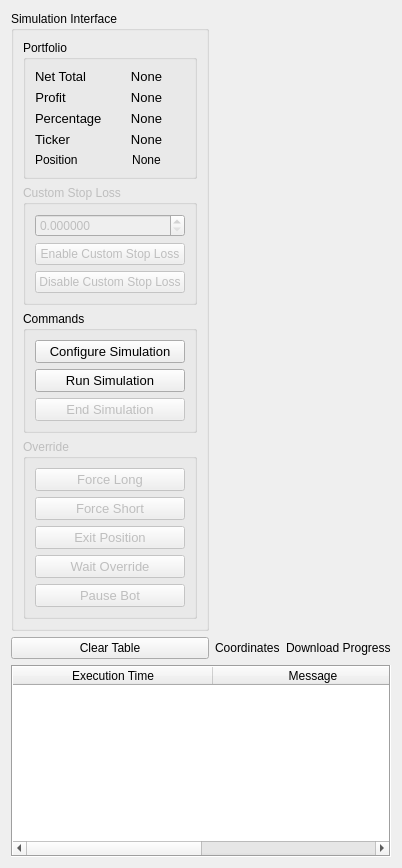
          <widget class="QWidget" name="simulationTab">
           <attribute name="title">
            <string>Simulation</string>
           </attribute>
           <layout class="QGridLayout" name="gridLayout_3">
            <item row="0" column="0">
             <widget class="QGroupBox" name="simulationInterfaceGroup">
              <property name="sizePolicy">
               <sizepolicy hsizetype="Fixed" vsizetype="Fixed">
                <horstretch>0</horstretch>
                <verstretch>0</verstretch>
               </sizepolicy>
              </property>
              <property name="title">
               <string>Simulation Interface</string>
              </property>
              <layout class="QVBoxLayout" name="verticalLayout_6">
               <item>
                <widget class="QGroupBox" name="simulationPortfolioGroupBox">
                 <property name="sizePolicy">
                  <sizepolicy hsizetype="Preferred" vsizetype="Fixed">
                   <horstretch>0</horstretch>
                   <verstretch>0</verstretch>
                  </sizepolicy>
                 </property>
                 <property name="title">
                  <string>Portfolio</string>
                 </property>
                 <layout class="QFormLayout" name="formLayout_2">
                  <item row="0" column="0">
                   <widget class="QLabel" name="simulationNetTotalLabel">
                    <property name="sizePolicy">
                     <sizepolicy hsizetype="Fixed" vsizetype="Fixed">
                      <horstretch>0</horstretch>
                      <verstretch>0</verstretch>
                     </sizepolicy>
                    </property>
                    <property name="font">
                     <font>
                      <pointsize>10</pointsize>
                     </font>
                    </property>
                    <property name="text">
                     <string>Net Total</string>
                    </property>
                    <property name="alignment">
                     <set>Qt::AlignCenter</set>
                    </property>
                   </widget>
                  </item>
                  <item row="0" column="1">
                   <widget class="QLabel" name="simulationNetTotalValue">
                    <property name="sizePolicy">
                     <sizepolicy hsizetype="Preferred" vsizetype="Fixed">
                      <horstretch>0</horstretch>
                      <verstretch>0</verstretch>
                     </sizepolicy>
                    </property>
                    <property name="font">
                     <font>
                      <pointsize>10</pointsize>
                     </font>
                    </property>
                    <property name="text">
                     <string>None</string>
                    </property>
                    <property name="alignment">
                     <set>Qt::AlignCenter</set>
                    </property>
                   </widget>
                  </item>
                  <item row="1" column="0">
                   <widget class="QLabel" name="simulationProfitLabel">
                    <property name="sizePolicy">
                     <sizepolicy hsizetype="Fixed" vsizetype="Fixed">
                      <horstretch>0</horstretch>
                      <verstretch>0</verstretch>
                     </sizepolicy>
                    </property>
                    <property name="font">
                     <font>
                      <pointsize>10</pointsize>
                     </font>
                    </property>
                    <property name="text">
                     <string>Profit</string>
                    </property>
                    <property name="alignment">
                     <set>Qt::AlignCenter</set>
                    </property>
                   </widget>
                  </item>
                  <item row="1" column="1">
                   <widget class="QLabel" name="simulationProfitValue">
                    <property name="sizePolicy">
                     <sizepolicy hsizetype="Preferred" vsizetype="Fixed">
                      <horstretch>0</horstretch>
                      <verstretch>0</verstretch>
                     </sizepolicy>
                    </property>
                    <property name="font">
                     <font>
                      <pointsize>10</pointsize>
                     </font>
                    </property>
                    <property name="text">
                     <string>None</string>
                    </property>
                    <property name="alignment">
                     <set>Qt::AlignCenter</set>
                    </property>
                   </widget>
                  </item>
                  <item row="2" column="0">
                   <widget class="QLabel" name="simulationPercentageLabel">
                    <property name="font">
                     <font>
                      <pointsize>10</pointsize>
                     </font>
                    </property>
                    <property name="text">
                     <string>Percentage</string>
                    </property>
                   </widget>
                  </item>
                  <item row="2" column="1">
                   <widget class="QLabel" name="simulationPercentageValue">
                    <property name="font">
                     <font>
                      <pointsize>10</pointsize>
                     </font>
                    </property>
                    <property name="text">
                     <string>None</string>
                    </property>
                    <property name="alignment">
                     <set>Qt::AlignCenter</set>
                    </property>
                   </widget>
                  </item>
                  <item row="3" column="0">
                   <widget class="QLabel" name="simulationTickerLabel">
                    <property name="font">
                     <font>
                      <pointsize>10</pointsize>
                     </font>
                    </property>
                    <property name="text">
                     <string>Ticker</string>
                    </property>
                   </widget>
                  </item>
                  <item row="3" column="1">
                   <widget class="QLabel" name="simulationTickerValue">
                    <property name="font">
                     <font>
                      <pointsize>10</pointsize>
                     </font>
                    </property>
                    <property name="text">
                     <string>None</string>
                    </property>
                    <property name="alignment">
                     <set>Qt::AlignCenter</set>
                    </property>
                   </widget>
                  </item>
                  <item row="4" column="0">
                   <widget class="QLabel" name="simulationPositionLabel">
                    <property name="text">
                     <string>Position</string>
                    </property>
                   </widget>
                  </item>
                  <item row="4" column="1">
                   <widget class="QLabel" name="simulationPositionValue">
                    <property name="text">
                     <string>None</string>
                    </property>
                    <property name="alignment">
                     <set>Qt::AlignCenter</set>
                    </property>
                   </widget>
                  </item>
                 </layout>
                </widget>
               </item>
               <item>
                <widget class="QGroupBox" name="customSimulationStopLossGroupBox">
                 <property name="enabled">
                  <bool>false</bool>
                 </property>
                 <property name="title">
                  <string>Custom Stop Loss</string>
                 </property>
                 <layout class="QVBoxLayout" name="verticalLayout_9">
                  <item>
                   <widget class="QDoubleSpinBox" name="customSimulationStopLossValue">
                    <property name="decimals">
                     <number>6</number>
                    </property>
                    <property name="maximum">
                     <double>10000000.000000000000000</double>
                    </property>
                   </widget>
                  </item>
                  <item>
                   <widget class="QPushButton" name="enableSimulationCustomStopLossButton">
                    <property name="text">
                     <string>Enable Custom Stop Loss</string>
                    </property>
                   </widget>
                  </item>
                  <item>
                   <widget class="QPushButton" name="disableSimulationCustomStopLossButton">
                    <property name="enabled">
                     <bool>false</bool>
                    </property>
                    <property name="text">
                     <string>Disable Custom Stop Loss</string>
                    </property>
                   </widget>
                  </item>
                 </layout>
                </widget>
               </item>
               <item>
                <widget class="QGroupBox" name="simulationCommandsGroupBox">
                 <property name="sizePolicy">
                  <sizepolicy hsizetype="Preferred" vsizetype="Fixed">
                   <horstretch>0</horstretch>
                   <verstretch>0</verstretch>
                  </sizepolicy>
                 </property>
                 <property name="title">
                  <string>Commands</string>
                 </property>
                 <layout class="QVBoxLayout" name="verticalLayout_5">
                  <item>
                   <widget class="QPushButton" name="configureSimulationButton">
                    <property name="sizePolicy">
                     <sizepolicy hsizetype="Preferred" vsizetype="Fixed">
                      <horstretch>0</horstretch>
                      <verstretch>0</verstretch>
                     </sizepolicy>
                    </property>
                    <property name="font">
                     <font>
                      <pointsize>10</pointsize>
                     </font>
                    </property>
                    <property name="text">
                     <string>Configure Simulation</string>
                    </property>
                   </widget>
                  </item>
                  <item>
                   <widget class="QPushButton" name="runSimulationButton">
                    <property name="sizePolicy">
                     <sizepolicy hsizetype="Preferred" vsizetype="Fixed">
                      <horstretch>0</horstretch>
                      <verstretch>0</verstretch>
                     </sizepolicy>
                    </property>
                    <property name="font">
                     <font>
                      <pointsize>10</pointsize>
                     </font>
                    </property>
                    <property name="text">
                     <string>Run Simulation</string>
                    </property>
                   </widget>
                  </item>
                  <item>
                   <widget class="QPushButton" name="endSimulationButton">
                    <property name="enabled">
                     <bool>false</bool>
                    </property>
                    <property name="sizePolicy">
                     <sizepolicy hsizetype="Preferred" vsizetype="Fixed">
                      <horstretch>0</horstretch>
                      <verstretch>0</verstretch>
                     </sizepolicy>
                    </property>
                    <property name="font">
                     <font>
                      <pointsize>10</pointsize>
                     </font>
                    </property>
                    <property name="text">
                     <string>End Simulation</string>
                    </property>
                   </widget>
                  </item>
                 </layout>
                </widget>
               </item>
               <item>
                <widget class="QGroupBox" name="simulationOverrideGroupBox">
                 <property name="enabled">
                  <bool>false</bool>
                 </property>
                 <property name="sizePolicy">
                  <sizepolicy hsizetype="Preferred" vsizetype="Fixed">
                   <horstretch>0</horstretch>
                   <verstretch>0</verstretch>
                  </sizepolicy>
                 </property>
                 <property name="title">
                  <string>Override</string>
                 </property>
                 <layout class="QVBoxLayout" name="verticalLayout_4">
                  <item>
                   <widget class="QPushButton" name="forceLongSimulationButton">
                    <property name="sizePolicy">
                     <sizepolicy hsizetype="Preferred" vsizetype="Fixed">
                      <horstretch>0</horstretch>
                      <verstretch>0</verstretch>
                     </sizepolicy>
                    </property>
                    <property name="font">
                     <font>
                      <pointsize>10</pointsize>
                     </font>
                    </property>
                    <property name="text">
                     <string>Force Long</string>
                    </property>
                   </widget>
                  </item>
                  <item>
                   <widget class="QPushButton" name="forceShortSimulationButton">
                    <property name="sizePolicy">
                     <sizepolicy hsizetype="Preferred" vsizetype="Fixed">
                      <horstretch>0</horstretch>
                      <verstretch>0</verstretch>
                     </sizepolicy>
                    </property>
                    <property name="font">
                     <font>
                      <pointsize>10</pointsize>
                     </font>
                    </property>
                    <property name="text">
                     <string>Force Short</string>
                    </property>
                   </widget>
                  </item>
                  <item>
                   <widget class="QPushButton" name="exitPositionSimulationButton">
                    <property name="sizePolicy">
                     <sizepolicy hsizetype="Preferred" vsizetype="Fixed">
                      <horstretch>0</horstretch>
                      <verstretch>0</verstretch>
                     </sizepolicy>
                    </property>
                    <property name="font">
                     <font>
                      <pointsize>10</pointsize>
                     </font>
                    </property>
                    <property name="text">
                     <string>Exit Position</string>
                    </property>
                   </widget>
                  </item>
                  <item>
                   <widget class="QPushButton" name="waitOverrideSimulationButton">
                    <property name="sizePolicy">
                     <sizepolicy hsizetype="Preferred" vsizetype="Fixed">
                      <horstretch>0</horstretch>
                      <verstretch>0</verstretch>
                     </sizepolicy>
                    </property>
                    <property name="font">
                     <font>
                      <pointsize>10</pointsize>
                     </font>
                    </property>
                    <property name="text">
                     <string>Wait Override</string>
                    </property>
                   </widget>
                  </item>
                  <item>
                   <widget class="QPushButton" name="pauseBotSimulationButton">
                    <property name="sizePolicy">
                     <sizepolicy hsizetype="Preferred" vsizetype="Fixed">
                      <horstretch>0</horstretch>
                      <verstretch>0</verstretch>
                     </sizepolicy>
                    </property>
                    <property name="font">
                     <font>
                      <pointsize>10</pointsize>
                     </font>
                    </property>
                    <property name="text">
                     <string>Pause Bot</string>
                    </property>
                   </widget>
                  </item>
                 </layout>
                </widget>
               </item>
              </layout>
             </widget>
            </item>
            <item row="2" column="0" colspan="3">
             <widget class="QTableWidget" name="simulationActivityMonitor">
              <property name="sizePolicy">
               <sizepolicy hsizetype="Preferred" vsizetype="Preferred">
                <horstretch>0</horstretch>
                <verstretch>0</verstretch>
               </sizepolicy>
              </property>
              <property name="frameShape">
               <enum>QFrame::Box</enum>
              </property>
              <property name="frameShadow">
               <enum>QFrame::Sunken</enum>
              </property>
              <property name="editTriggers">
               <set>QAbstractItemView::NoEditTriggers</set>
              </property>
              <property name="showGrid">
               <bool>true</bool>
              </property>
              <property name="gridStyle">
               <enum>Qt::SolidLine</enum>
              </property>
              <property name="sortingEnabled">
               <bool>false</bool>
              </property>
              <property name="wordWrap">
               <bool>true</bool>
              </property>
              <attribute name="horizontalHeaderCascadingSectionResizes">
               <bool>true</bool>
              </attribute>
              <attribute name="horizontalHeaderDefaultSectionSize">
               <number>200</number>
              </attribute>
              <attribute name="horizontalHeaderStretchLastSection">
               <bool>true</bool>
              </attribute>
              <attribute name="verticalHeaderVisible">
               <bool>false</bool>
              </attribute>
              <attribute name="verticalHeaderCascadingSectionResizes">
               <bool>false</bool>
              </attribute>
              <attribute name="verticalHeaderDefaultSectionSize">
               <number>30</number>
              </attribute>
              <attribute name="verticalHeaderStretchLastSection">
               <bool>false</bool>
              </attribute>
              <column>
               <property name="text">
                <string>Execution Time</string>
               </property>
              </column>
              <column>
               <property name="text">
                <string>Message</string>
               </property>
              </column>
             </widget>
            </item>
            <item row="1" column="1">
             <widget class="QLabel" name="simulationCoordinates">
              <property name="text">
               <string>Coordinates</string>
              </property>
             </widget>
            </item>
            <item row="0" column="1" colspan="2">
             <widget class="PlotWidget" name="simulationGraph" native="true">
              <property name="sizePolicy">
               <sizepolicy hsizetype="Preferred" vsizetype="Preferred">
                <horstretch>0</horstretch>
                <verstretch>0</verstretch>
               </sizepolicy>
              </property>
              <property name="minimumSize">
               <size>
                <width>0</width>
                <height>350</height>
               </size>
              </property>
             </widget>
            </item>
            <item row="1" column="2">
             <widget class="QLabel" name="simulationDownloadProgress">
              <property name="text">
               <string>Download Progress</string>
              </property>
             </widget>
            </item>
            <item row="1" column="0">
             <widget class="QPushButton" name="clearSimulationTableButton">
              <property name="sizePolicy">
               <sizepolicy hsizetype="Preferred" vsizetype="Fixed">
                <horstretch>0</horstretch>
                <verstretch>0</verstretch>
               </sizepolicy>
              </property>
              <property name="text">
               <string>Clear Table</string>
              </property>
             </widget>
            </item>
           </layout>
          </widget>
